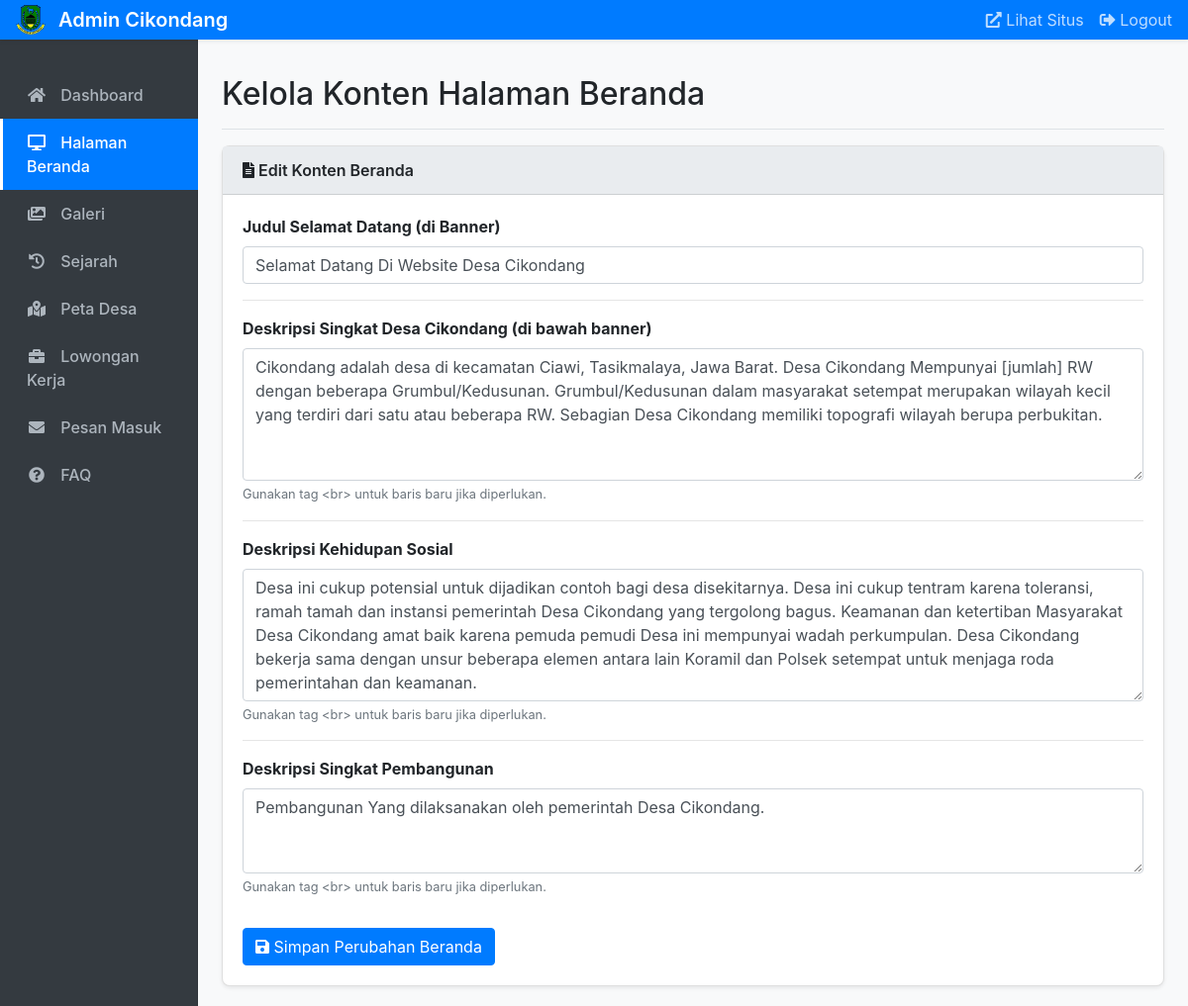
Page /admin/manage_beranda.php (signed in) on the committed database.
### tables this page shows
CREATE TABLE `konten_halaman` (
  `id` int(11) NOT NULL,
  `nama_bagian` varchar(100) NOT NULL,
  `isi_konten` text DEFAULT NULL,
  `updated_at` timestamp NOT NULL DEFAULT current_timestamp() ON UPDATE current_timestamp()
);

### admin/manage_beranda.php (the view, shortened to what this page needs)
<?php
include 'template/header.php';
include '../db/connection.php';
if (!function_exists('get_content')) {
    function get_content($nama_bagian, $conn) {
        $sql = "SELECT isi_konten FROM konten_halaman WHERE nama_bagian = ?";
        $stmt = mysqli_prepare($conn, $sql);
        if ($stmt) {
            mysqli_stmt_bind_param($stmt, "s", $nama_bagian);
            mysqli_stmt_execute($stmt);
            $result = mysqli_stmt_get_result($stmt);
            if ($row = mysqli_fetch_assoc($result)) {
                return $row['isi_konten'];
            }
        }
        return '';
    }
}
$selamat_datang = get_content('beranda_selamat_datang', $connection);
$deskripsi_desa = get_content('beranda_deskripsi_desa', $connection);
$kehidupan_sosial = get_content('beranda_kehidupan_sosial', $connection);
$pembangunan_deskripsi = get_content('beranda_pembangunan_deskripsi', $connection);
?>
<div class="d-flex justify-content-between flex-wrap flex-md-nowrap align-items-center pt-3 pb-2 mb-3 border-bottom">
    <h1 class="h2">Kelola Konten Halaman Beranda</h1>
</div>
<div class="card">
    <div class="card-header">
        <i class="fas fa-file-alt"></i> Edit Konten Beranda
    </div>
    <div class="card-body">
        <form method="POST" action="manage_beranda.php">
            <div class="form-group">
                <label for="selamat_datang"><strong>Judul Selamat Datang (di Banner)</strong></label>
                <input type="text" class="form-control" id="selamat_datang" name="selamat_datang" value="<?php echo htmlspecialchars($selamat_datang); ?>" placeholder="Contoh: Selamat Datang di Desa Cikondang">
            </div>
            <hr>
            <div class="form-group">
                <label for="deskripsi_desa"><strong>Deskripsi Singkat Desa Cikondang (di bawah banner)</strong></label>
                <textarea class="form-control" id="deskripsi_desa" name="deskripsi_desa" rows="5" placeholder="Jelaskan secara singkat tentang Desa Cikondang..."><?php echo htmlspecialchars($deskripsi_desa); ?></textarea>
                <small class="form-text text-muted">Gunakan tag &lt;br&gt; untuk baris baru jika diperlukan.</small>
            </div>
            <hr>
            <div class="form-group">
                <label for="kehidupan_sosial"><strong>Deskripsi Kehidupan Sosial</strong></label>
                <textarea class="form-control" id="kehidupan_sosial" name="kehidupan_sosial" rows="5" placeholder="Ceritakan tentang aspek kehidupan sosial di desa..."><?php echo htmlspecialchars($kehidupan_sosial); ?></textarea>
                <small class="form-text text-muted">Gunakan tag &lt;br&gt; untuk baris baru jika diperlukan.</small>
            </div>
            <hr>
            <div class="form-group">
                <label for="pembangunan_deskripsi"><strong>Deskripsi Singkat Pembangunan</strong></label>
                <textarea class="form-control" id="pembangunan_deskripsi" name="pembangunan_deskripsi" rows="3" placeholder="Sebutkan fokus atau capaian pembangunan terkini..."><?php echo htmlspecialchars($pembangunan_deskripsi); ?></textarea>
                <small class="form-text text-muted">Gunakan tag &lt;br&gt; untuk baris baru jika diperlukan.</small>
            </div>
            <button type="submit" class="btn btn-primary mt-3"><i class="fas fa-save"></i> Simpan Perubahan Beranda</button>
        </form>
    </div>
</div>
<?php include 'template/footer.php'; ?>

### admin/template/header.php (style rules this page uses)
body { font-family: 'Inter', sans-serif; background-color: #f8f9fa; }
.card { border-radius: 0.5rem; box-shadow: 0 0.125rem 0.25rem rgba(0,0,0,.075); }
.card-header { background-color: #e9ecef; font-weight: 600; }

### rows in the picture
konten_halaman: selamat_datang "Selamat Datang Di Website Desa Cikondang"
konten_halaman: deskripsi_desa "Cikondang adalah desa di kecamatan Ciawi, Tasikmalaya, Jawa Barat. Desa Cikondang Mempunyai [jumlah] RW dengan beberapa Grumbul/Kedusunan. Grumbul/Kedusunan dalam masyarakat setempat merupakan wilayah kecil yang terdiri dari satu atau beberapa RW. Sebagian Desa Cikondang memiliki topografi wilayah berupa perbukitan."
konten_halaman: kehidupan_sosial "Desa ini cukup potensial untuk dijadikan contoh bagi desa disekitarnya. Desa ini cukup tentram karena toleransi, ramah tamah dan instansi pemerintah Desa Cikondang yang tergolong bagus. Keamanan dan ketertiban Masyarakat Desa Cikondang amat baik karena pemuda pemudi Desa ini mempunyai wadah perkumpulan. Desa Cikondang bekerja sama dengan unsur beberapa elemen antara lain Koramil dan Polsek setempat untuk menjaga roda pemerintahan dan keamanan."
konten_halaman: pembangunan_deskripsi "Pembangunan Yang dilaksanakan oleh pemerintah Desa Cikondang."
